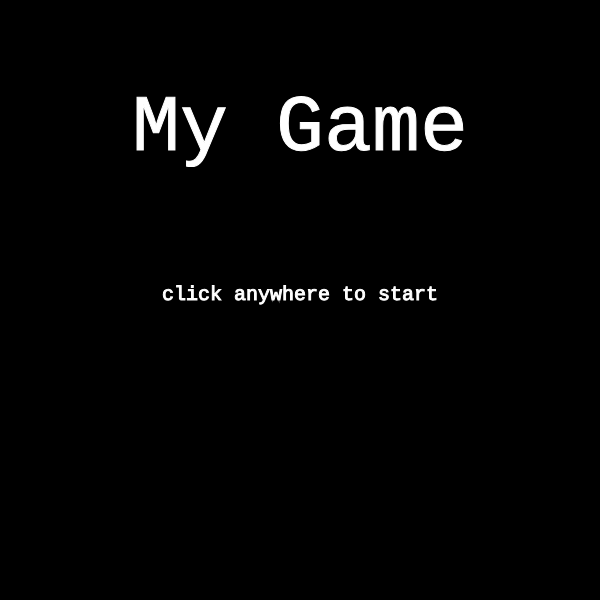
Frame 1 (no input)
Frame 60 (no input): identical to frame 1, image omitted
Frame 120 (the mouse pressed at the canvas centre since frame 60): identical to frame 1, image omitted

The p5.js sketch that drew this single still picture (run headless with seeded random() and noise() and a simulated clock; from frame 60 on, the mouse is pressed at the canvas centre):

// p5.js sketch
// ── sketch.js
'use strict';

let state = 'title';
let cnv;
let points = 0;
let w = 600;
let h = 600;
let player;
let coins;

function setup() {
  cnv = createCanvas(w, h);

  textFont('monospace');

  player = new Player();
  coins = new Coins();

}

function draw() {

  switch (state) {
    case 'title':
      title();
      cnv.mouseClicked(titleMouseClicked);
      break;

    case 'level 1':
      level1();
      cnv.mouseClicked(level1MouseClicked);
      //excute code
      break;
    case 'you win':
      youWin();
      cnv.mouseClicked(youWinMouseClicked);
      break;
    default:
      break;
  }

}

function keyPressed() {
  if (keyCode == LEFT_ARROW) {
    player.direction = 'left';
  } else if (keyCode == RIGHT_ARROW) {
    player.direction = 'right';
  } else if (keyCode == UP_ARROW) {
    player.direction = 'up';
  } else if (keyCode == DOWN_ARROW) {
    player.direction = 'down';
  } else if (key = ' ') {
    player.direction = 'still';
  }
}

function canvasClicked() {
  console.log('canvas is clicked');
}

function title() {
  background(0);
  textSize(80);
  stroke(255);
  textAlign(CENTER);
  fill(255);
  text('My Game', w / 2, h / 4);

  textSize(20);
  text('click anywhere to start', w / 2, w / 2);
}

function titleMouseClicked() {
  console.log('canvas is clicked on title page');
  state = 'level 1'
}

function level1() {
  background(50, 150, 200);
  // text('click for points', w / 2, h / 3);

  player.display();
  player.move();

  coins.display();
  coins.move();
}

function level1MouseClicked() {
  points += 1;
  console.log('points = ' + points);

  if (points >= 10) {
    state = 'you win'
  }
}

function youWin() {
  background(0);
  textSize(80);
  stroke(255);
  text('YOU WIN', w / 2, h / 4);

  textSize(20);
  text('click anywhere to restart', w / 2, h / 3);

}

function youWinMouseClicked() {
  state = 'level 1';
  points = 0;
}

// ── coins.js
class Coins{
  constructor(){
    this.r = 50;
    this.x = random(w);
    this.y = 0 - this. r;
  }

  display(){
    rect(this.x, this.y, this.r, this.r);
  }

    move(){
      this.y++;
    }
}

// ── player.js
class Player {

  constructor() {
    this.r = 60;
    this.x = w / 2;
    this.y = h - this.r;
    this.speed = 2;
    this.direction = 'still';
  }

  display() {
    rect(this.x, this.y, this.r, this.r);
  }

  move() {

    switch (this.direction) {
      case 'still':
        //dont move anything
        break;
      case 'up':
        //decrease y position
        this.y -= this.speed;
        break;
      case 'down':
        //increase y podiyion
        this.y += this.speed;
        break;
      case 'left':
        //decrease x position
        this.x -= this.speed;
        break;
      case 'right':
        //increase x positionX
        this.x += this.speed;
        break;
      default:
        break;
    }
  }
}
